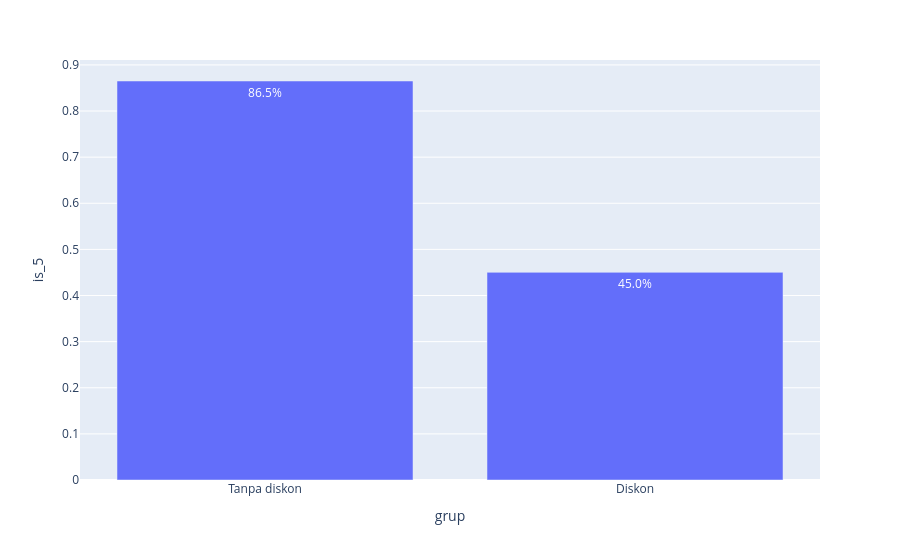

The notebook cell saved with this chart:
### Code cell
raw = unique_df.groupby("has_discount")["is_5"].mean().reset_index()
raw["grup"] = raw["has_discount"].map({0: "Tanpa diskon", 1: "Diskon"})
px.bar(raw, x="grup", y="is_5", text_auto=".1%").show()

### Figure 1 — Plotly figure (JSON) as saved in the notebook; plotly's stock layout.template omitted (floating-point values rounded to 4 significant figures)
{"data": [{"hovertemplate": "grup=%{x}<br>is_5=%{y}<extra></extra>", "legendgroup": "", "marker": {"color": "#636efa", "pattern": {"shape": ""}}, "name": "", "orientation": "v", "showlegend": false, "textposition": "auto", "texttemplate": "%{y:.1%}", "type": "bar", "x": ["Tanpa diskon", "Diskon"], "xaxis": "x", "y": [0.8651, 0.4502], "yaxis": "y"}], "layout": {"barmode": "relative", "legend": {"tracegroupgap": 0}, "margin": {"t": 60}, "xaxis": {"anchor": "y", "domain": [0, 1], "title": {"text": "grup"}}, "yaxis": {"anchor": "x", "domain": [0, 1], "title": {"text": "is_5"}}}}
